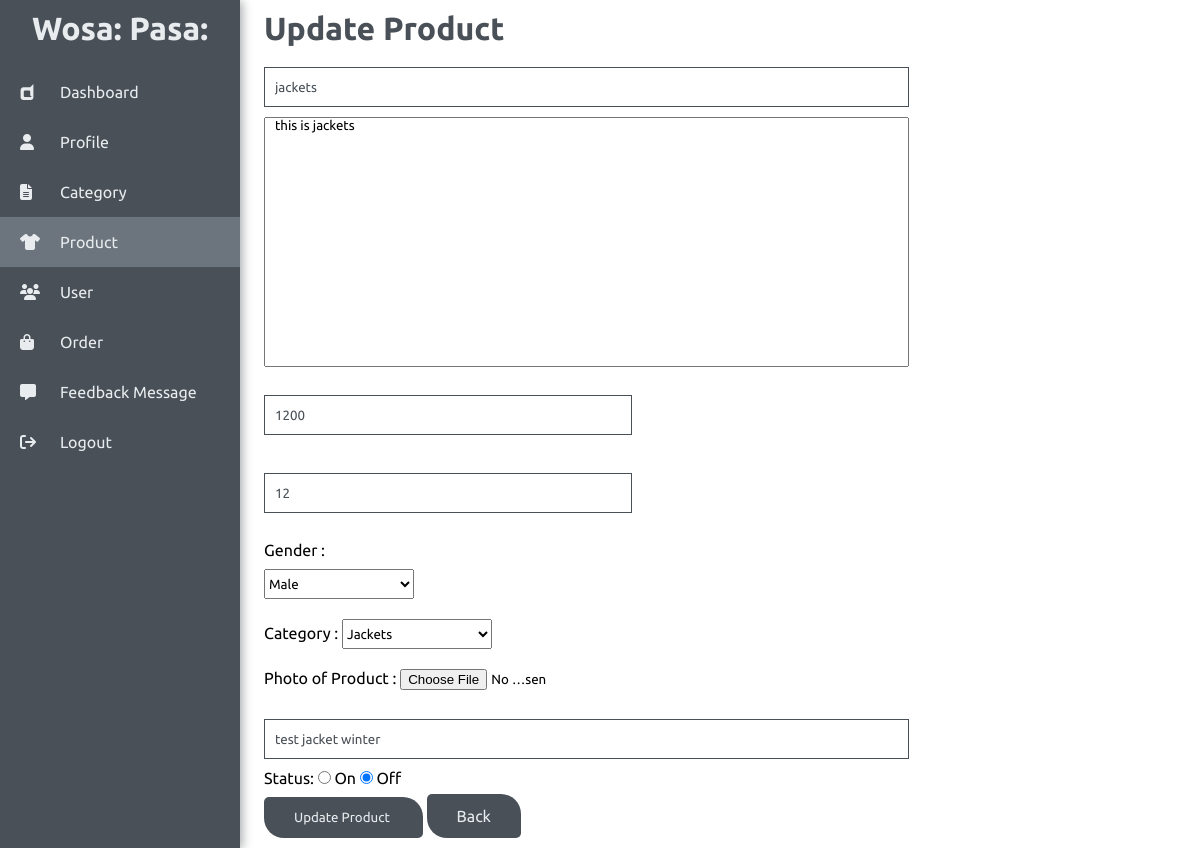
The page /wosapasa/admin/updateProduct.php?id=27 (signed in) on the database its author committed.
### tables this page shows
CREATE TABLE `products` (
  `product_id` int NOT NULL AUTO_INCREMENT,
  `title` varchar(255) NOT NULL,
  `description` text NOT NULL,
  `image` varchar(255) NOT NULL,
  `c_id` int NOT NULL,
  `price` int NOT NULL,
  `gender` varchar(10) NOT NULL,
  `number_of_stock` int NOT NULL,
  `keyword` varchar(255) DEFAULT NULL,
  `active_status` tinyint(1) NOT NULL,
  PRIMARY KEY (`product_id`),
  KEY `c_id` (`c_id`),
  CONSTRAINT `products_ibfk_1` FOREIGN KEY (`c_id`) REFERENCES `categories` (`c_id`)
);

### wosapasa/admin/updateProduct.php (the view, shortened to what this page needs)
<?php
require_once 'checkadmin.php';
if (isset($_GET['id'])) {
    $id = $_GET['id'];
    $q_product = "select * from products where product_id = '$id'";
    $result = mysqli_query($conn, $q_product);
    $product = mysqli_fetch_assoc($result);
?>
    <!DOCTYPE html>
    <html lang="en">
    <head>
        <?php require_once 'head.php' ?>
    </head>
    <body>
        <div class="main_container">
            <?php
            require_once 'admin_nav.php' ?>
            <div class="container">
                <h1 class="header">Update Product</h1>
                <form id="addProductForm" action="" method="post" enctype="multipart/form-data" onsubmit="event.preventDefault(); validateUpdateProduct()">
                    <input class="input_lg" id="name" type="text" name="p_name" placeholder="Title/Name" value="<?= $product['title'] ?>" <br>
                    <div class="error" id="p_name_error"></div><br>
                    <textarea class="product_insert_descpt" name="p_desc" id="desc" placeholder="Description"><?= $product['description'] ?></textarea><br>
                    <div class="error" id="p_desc_error"></div><br>
                    <input class="input_sm" min=0 type="number" id="price" name="price" placeholder="Price" value="<?= $product['price'] ?>"><br>
                    <div class="error" id="p_price_error"></div><br>
                    <input class="input_sm" min=1 type="number" id="num_stock" name="num_stock" placeholder="Number of Stock" value="<?= $product['number_of_stock'] ?>"><br>
                    <div class="error" id="p_num_stock_error"></div><br>
                    <label for="">Gender : </label>
                    <div class="error" id="p_num_stock_error"></div><br>
                    <select class="input_file" name="gender" id="gender">
                        <option <?php if ($product['gender'] == 'Male') {
                                    echo "selected";
                                } ?>>Male</option>
                    </select><br>
                    <label for="">Category : </label>
                    <select class="input_file" name="category" required id="">
                        <?php
                        $q_fetch_category = "select * from categories where status =  1";
                        $result = mysqli_query($conn, $q_fetch_category);
                        while ($category = mysqli_fetch_assoc($result)) {
                            if ($product['c_id'] == $category['c_id']) {
                        ?>
                                <option value="<?= $category['c_id'] ?>" selected><?= $category['name'] ?></option>
                            <?php
                            } else {
                            ?>
                                <option value="<?= $category['c_id'] ?>"><?= $category['name'] ?></option>
                        <?php
                            }
                        }
                        ?>
                    </select><br>
                    <label for="">Photo of Product : </label>
                    <input class="input_file" name="image" type="file" id="image"><br>
                    <input type="text" class="input_lg" name="keyword" placeholder="Keyword [seperate the value with , ]" value="<?= $product['keyword'] ?>"><br>
                    <label for="status">Status: </label>
                    <input type="radio" name="status" value="1" <?php if ($product['active_status'] == 1) {
                                                                    echo "checked";
                                                                } ?>> On
                    <input type="radio" name="status" value="0" <?php if ($product['active_status'] == 0) {
                                                                    echo "checked";
                                                                } ?>> Off<br>
                    <input class="btn" type="submit" value="Update Product ">
                    <a class="btn" href="product.php">Back</a>
                </form>
            </div>
        </div>
    </body>
    </html>
<?php
}
?>

### wosapasa/assets/css/admin.css (style rules this page uses)
* { padding: 0; margin: 0; font-family: 'Ubuntu', sans-serif; }
.main_container { display: flex; width: 100%; position: relative; }
.container { margin-left: 22%; margin-right: 15px; width: 80%; text-align: justify; min-height: 100vh; }
.header { margin: 10px auto; color: #495057; }
.btn { margin: 10px 0px; background-color: #495057; color: #e9ecef; padding: 13px 30px; border-radius: 5px 20px; border: none; text-decoration: none; }
.input_lg, .input_sm { height: 40px; margin: 10px 0px; border: 1px solid #495057; color: #495057; padding: 0px 10px; }
.input_lg { width: 70%; height: 40px; margin: 10px 0px; border: 1px solid #495057; color: #495057; padding: 0px 10px; }
.input_sm { width: 40%; }
.input_file { margin: 10px 0px; height: 30px; width: 150px; }
.product_insert_descpt { padding: 0px 10px; width: 70%; height: 250px; resize: none; }

### rows shown on the page
products: p_name "jackets", p_desc "this is jackets", price "1200", num_stock "12", gender "Male", keyword "test jacket winter", active_status "☑"

### other values the page prints
form field category "Jackets"
